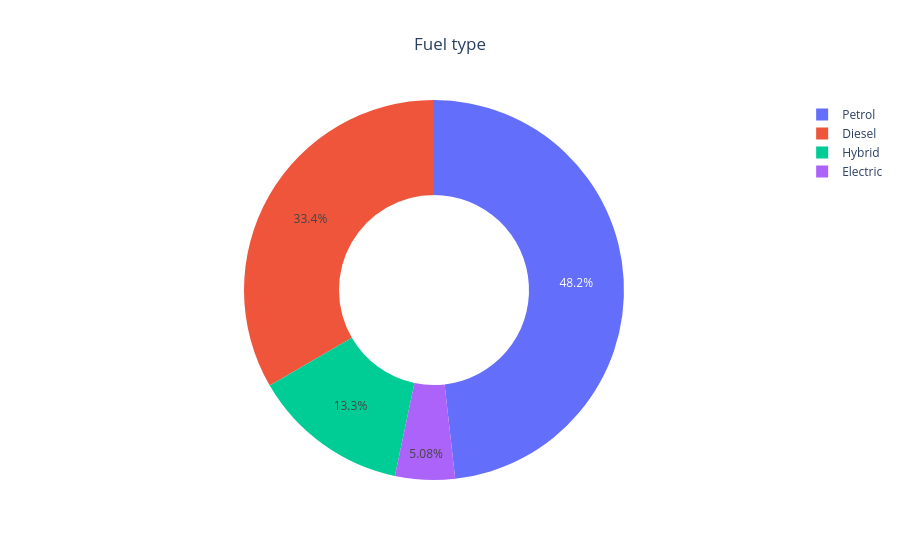

Notebook source saved alongside this figure:
### Code cell
Count_of_Fuel=df['Fuel_type'].value_counts().reset_index()
Count_of_Fuel
#Figure4(Count_of_Fuel)
Figure4=px.pie(Count_of_Fuel,
               names='Fuel_type',
               values='count',
               title='Fuel type',
               hole=0.5
               )
Figure4.update_layout(title_x=0.5)
Figure4.show()

### Figure 1 — Plotly figure (JSON) as saved in the notebook; plotly's stock layout.template omitted (floating-point values rounded to 4 significant figures)
{"data": [{"domain": {"x": [0, 1], "y": [0, 1]}, "hole": 0.5, "hovertemplate": "Fuel_type=%{label}<br>count=%{value}<extra></extra>", "labels": ["Petrol", "Diesel", "Hybrid", "Electric"], "legendgroup": "", "name": "", "showlegend": true, "type": "pie", "values": [2411, 1669, 666, 254]}], "layout": {"legend": {"tracegroupgap": 0}, "title": {"text": "Fuel type", "x": 0.5}}}
